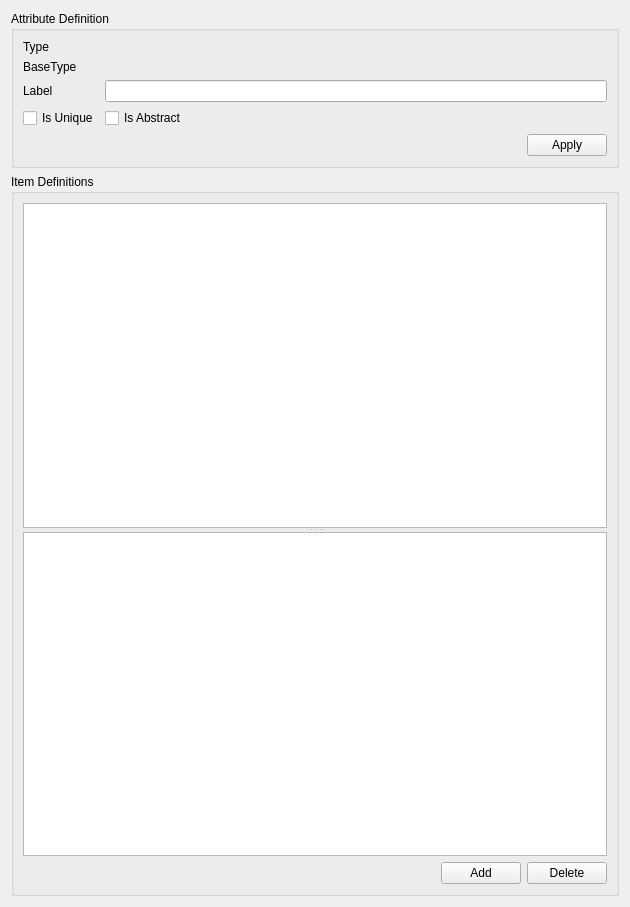
<?xml version="1.0" encoding="UTF-8"?>
<ui version="4.0">
 <class>AttDefInformation</class>
 <widget class="QWidget" name="AttDefInformation">
  <property name="geometry">
   <rect>
    <x>0</x>
    <y>0</y>
    <width>630</width>
    <height>907</height>
   </rect>
  </property>
  <property name="windowTitle">
   <string>Form</string>
  </property>
  <layout class="QVBoxLayout" name="verticalLayout_2">
   <item>
    <widget class="QGroupBox" name="groupBox">
     <property name="sizePolicy">
      <sizepolicy hsizetype="Preferred" vsizetype="Fixed">
       <horstretch>0</horstretch>
       <verstretch>0</verstretch>
      </sizepolicy>
     </property>
     <property name="title">
      <string>Attribute Definition</string>
     </property>
     <layout class="QVBoxLayout" name="verticalLayout_5">
      <item>
       <layout class="QFormLayout" name="formLayout">
        <property name="fieldGrowthPolicy">
         <enum>QFormLayout::AllNonFixedFieldsGrow</enum>
        </property>
        <item row="0" column="0">
         <widget class="QLabel" name="label_6">
          <property name="text">
           <string>Type</string>
          </property>
         </widget>
        </item>
        <item row="0" column="1">
         <widget class="QLabel" name="laType">
          <property name="text">
           <string/>
          </property>
         </widget>
        </item>
        <item row="1" column="0">
         <widget class="QLabel" name="label_7">
          <property name="text">
           <string>BaseType</string>
          </property>
         </widget>
        </item>
        <item row="1" column="1">
         <widget class="QLabel" name="laBaseType">
          <property name="text">
           <string/>
          </property>
         </widget>
        </item>
        <item row="2" column="0">
         <widget class="QLabel" name="label_4">
          <property name="text">
           <string>Label</string>
          </property>
         </widget>
        </item>
        <item row="2" column="1">
         <widget class="QLineEdit" name="leLabel"/>
        </item>
        <item row="3" column="0">
         <widget class="QCheckBox" name="cbUnique">
          <property name="text">
           <string>Is Unique</string>
          </property>
         </widget>
        </item>
        <item row="3" column="1">
         <widget class="QCheckBox" name="cbAbstract">
          <property name="text">
           <string>Is Abstract</string>
          </property>
         </widget>
        </item>
       </layout>
      </item>
      <item>
       <layout class="QHBoxLayout" name="horizontalLayout_4">
        <item>
         <spacer name="horizontalSpacer_2">
          <property name="orientation">
           <enum>Qt::Horizontal</enum>
          </property>
          <property name="sizeHint" stdset="0">
           <size>
            <width>40</width>
            <height>20</height>
           </size>
          </property>
         </spacer>
        </item>
        <item>
         <widget class="QPushButton" name="pbApplyDef">
          <property name="maximumSize">
           <size>
            <width>100</width>
            <height>16777215</height>
           </size>
          </property>
          <property name="text">
           <string>Apply</string>
          </property>
         </widget>
        </item>
       </layout>
      </item>
     </layout>
    </widget>
   </item>
   <item>
    <widget class="QGroupBox" name="groupBox_4">
     <property name="sizePolicy">
      <sizepolicy hsizetype="Preferred" vsizetype="Expanding">
       <horstretch>0</horstretch>
       <verstretch>0</verstretch>
      </sizepolicy>
     </property>
     <property name="minimumSize">
      <size>
       <width>0</width>
       <height>500</height>
      </size>
     </property>
     <property name="maximumSize">
      <size>
       <width>16777215</width>
       <height>16777215</height>
      </size>
     </property>
     <property name="title">
      <string>Item Definitions</string>
     </property>
     <layout class="QVBoxLayout" name="verticalLayout">
      <item>
       <widget class="QSplitter" name="splitter">
        <property name="orientation">
         <enum>Qt::Vertical</enum>
        </property>
        <widget class="AttDefTreeView" name="tvInheritedItems"/>
        <widget class="AttDefTreeView" name="tvOwnedItems"/>
       </widget>
      </item>
      <item>
       <layout class="QHBoxLayout" name="horizontalLayout">
        <item>
         <spacer name="horizontalSpacer">
          <property name="orientation">
           <enum>Qt::Horizontal</enum>
          </property>
          <property name="sizeHint" stdset="0">
           <size>
            <width>40</width>
            <height>20</height>
           </size>
          </property>
         </spacer>
        </item>
        <item>
         <widget class="QPushButton" name="pbAddItemDef">
          <property name="maximumSize">
           <size>
            <width>100</width>
            <height>16777215</height>
           </size>
          </property>
          <property name="text">
           <string>Add</string>
          </property>
         </widget>
        </item>
        <item>
         <widget class="QPushButton" name="pbDeleteItemDef">
          <property name="maximumSize">
           <size>
            <width>100</width>
            <height>16777215</height>
           </size>
          </property>
          <property name="text">
           <string>Delete</string>
          </property>
         </widget>
        </item>
       </layout>
      </item>
     </layout>
    </widget>
   </item>
  </layout>
 </widget>
 <customwidgets>
  <customwidget>
   <class>AttDefTreeView</class>
   <extends>QTreeView</extends>
   <header>AttDefTreeView.h</header>
  </customwidget>
 </customwidgets>
 <resources/>
 <connections/>
</ui>
